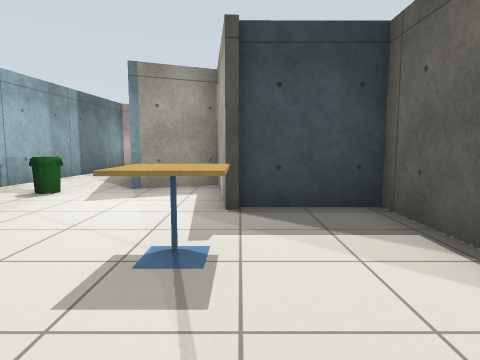
view 1 (above)

15 first-person views from a walk through a robot-simulator world made for Gazebo. The camera is 0.94 m above the floor, tilts 6° down and sees 75° across. The lines on the ground mark 1 m squares. The floor is counted in squares, 1 m on a side. Each view is taken from the middle of a square. On the plan, view 1 faces up. The plan holds only what a view shows up to about 12 squares ahead; the rest is blank. Robots are left out. Some stock models are drawn as simple stand-ins. Some surface patterns are stand-ins.

view 2
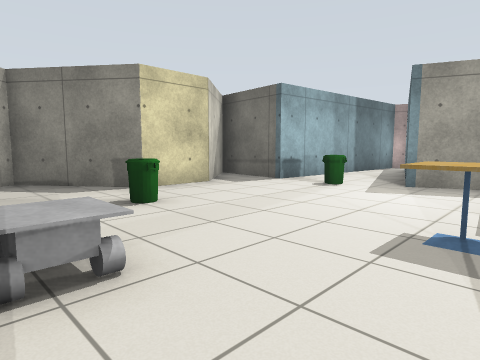

view 3
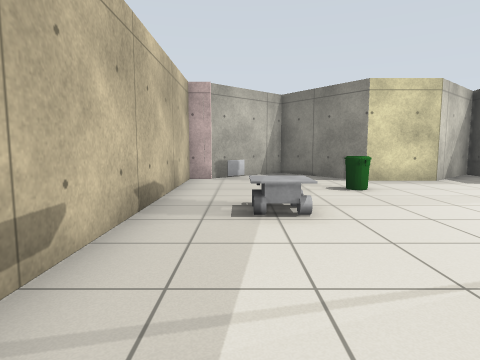

view 4
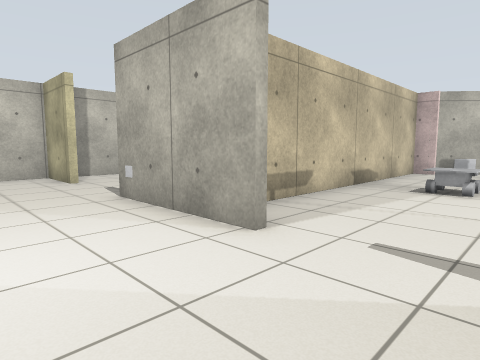

view 5
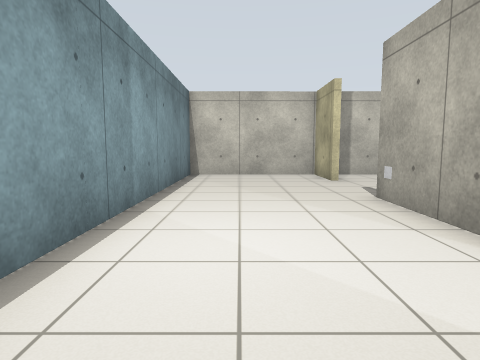

view 6
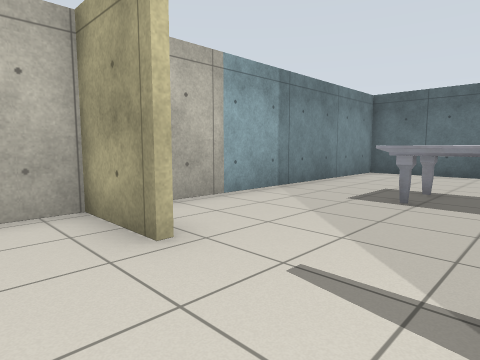

view 7
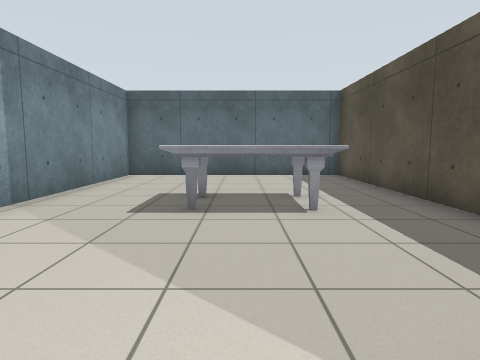

view 8
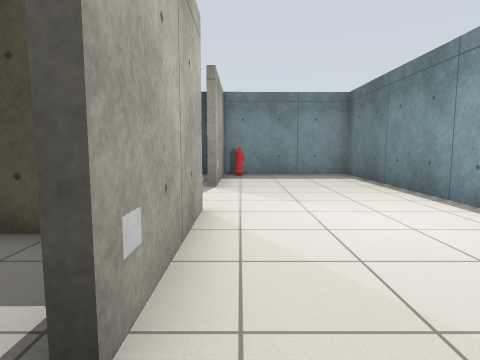

view 9
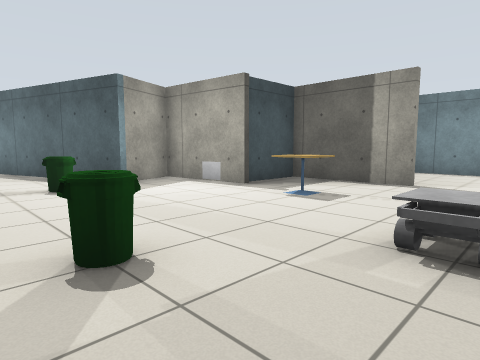

view 10
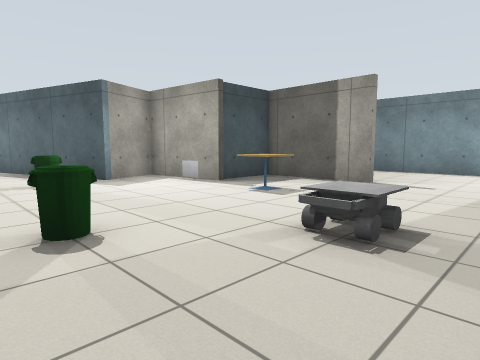

view 11
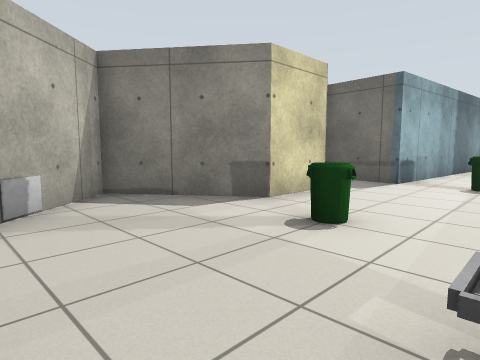

view 12
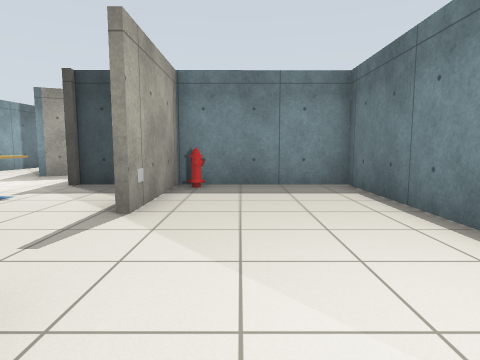

view 13
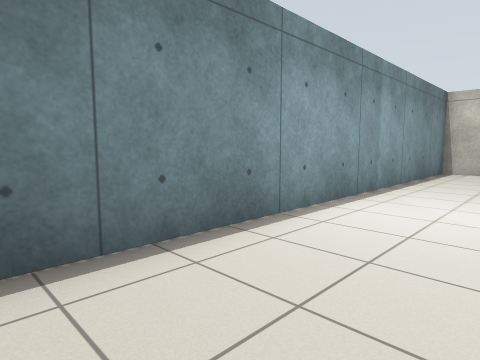

view 14
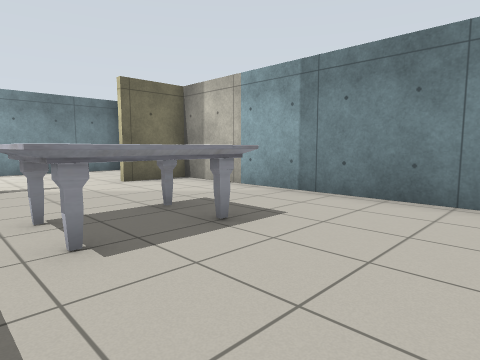

view 15
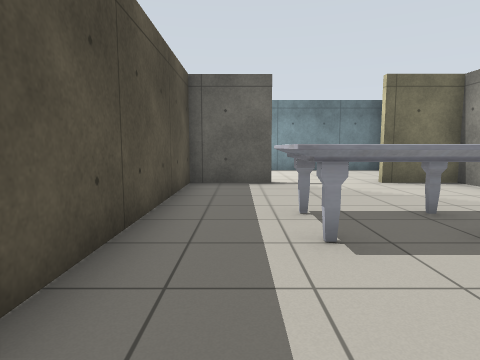

### Floor plan
Points are (right, up) in squares from view 1. A wall is a line through its corners. A room is listed if a view was taken in it or the views show most of it. See-through windows are left out.
Room 1 (views 1, 2, 3, 4, 5, 6, 7, 8, 9, 10, 11, 12, 13, 14, 15)
walls: (2.4, -1.2) (2.4, -3.6); (2.2, -2.7) (-7.6, -2.7) (-7.6, -9.8) (2.2, -9.7) (2.2, -7.8); (2.2, 2.4) (2.2, 4.9); (-0.2, 4.6) (-0.5, 7.8) (-2.4, 7) (-4.2, 12.7); (-7.2, -1.8) (-7.2, -2.5) (0.9, -2.5); (2.4, 4.9) (2.4, 2.4); (2.4, -7.8) (2.4, -9.7) (6.7, -9.7) (6.7, 4.9) (0, 4.8); (-5.1, 13.1) (-5.7, 6.5) (-8.7, 6.8) (-6.7, 4.5) (-6.7, 2.5) (-9.4, 0.5) (-7.2, -2.1)
objects: window (-8, -1); bin (-5, 2); bin (-4, 6); marble table (-3, -7) to (-2, -5); other object (-3, -1) to (-2, 0); cafe table (-1, 2) to (0, 3); window (0, 6); grey panel (2, -4); other object (2, 2); fire hydrant (3, 4)

Where each view was taken, in squares from view 1:
view 1: 0 up, 0 right, facing up
view 2: 1 down, 0 right, facing up-left
view 3: 1 down, 2 right, facing left
view 4: 1 up, 5 right, facing down-left
view 5: 1 up, 5 right, facing down
view 6: 5 down, 4 right, facing down-left
view 7: 6 down, 3 right, facing left
view 8: 6 down, 3 right, facing up
view 9: 1 down, 6 left, facing up-right
view 10: 2 down, 6 left, facing up-right
view 11: 2 down, 3 left, facing up-left
view 12: 3 down, 4 right, facing up
view 13: 3 up, 4 right, facing down-right
view 14: 4 down, 6 left, facing down-right
view 15: 4 down, 6 left, facing right
